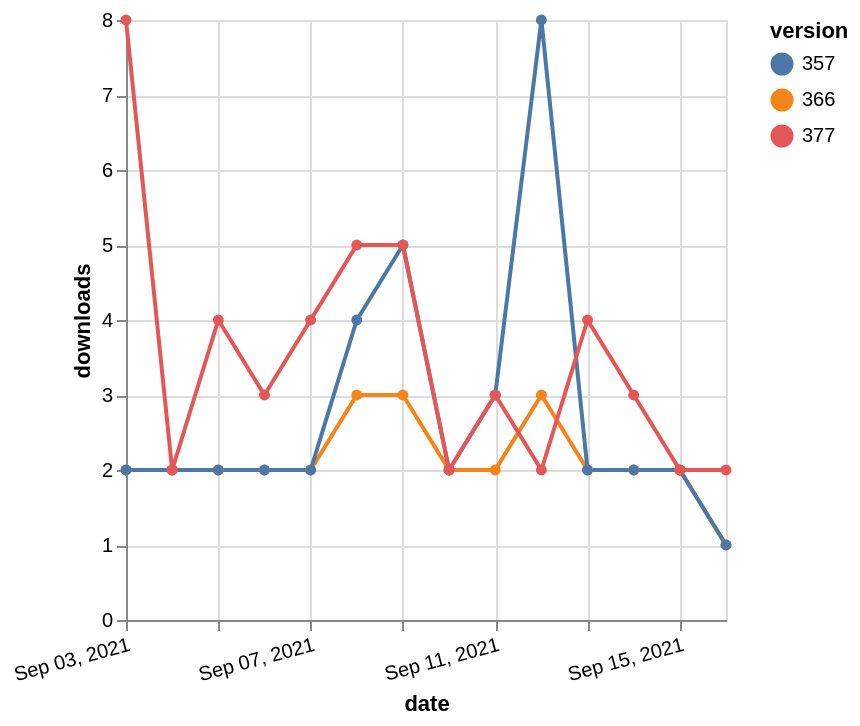

Write the Vega-Lite specification saved for this chart.
### Vega-Lite specification from a JSON file in a GitHub repository (floating-point values rounded to 4 significant figures)
{"$schema": "https://vega.github.io/schema/vega-lite/v5.json", "description": "A simple bar chart with embedded data.", "data": {"values": [{"date": "2021-09-03", "total": 2376, "delta": 2, "version": "366"}, {"date": "2021-09-04", "total": 2378, "delta": 2, "version": "366"}, {"date": "2021-09-05", "total": 2380, "delta": 2, "version": "366"}, {"date": "2021-09-06", "total": 2382, "delta": 2, "version": "366"}, {"date": "2021-09-07", "total": 2384, "delta": 2, "version": "366"}, {"date": "2021-09-08", "total": 2387, "delta": 3, "version": "366"}, {"date": "2021-09-09", "total": 2390, "delta": 3, "version": "366"}, {"date": "2021-09-10", "total": 2392, "delta": 2, "version": "366"}, {"date": "2021-09-11", "total": 2394, "delta": 2, "version": "366"}, {"date": "2021-09-12", "total": 2397, "delta": 3, "version": "366"}, {"date": "2021-09-13", "total": 2399, "delta": 2, "version": "366"}, {"date": "2021-09-14", "total": 2401, "delta": 2, "version": "366"}, {"date": "2021-09-15", "total": 2403, "delta": 2, "version": "366"}, {"date": "2021-09-16", "total": 2404, "delta": 1, "version": "366"}, {"date": "2021-09-03", "total": 3424, "delta": 2, "version": "357"}, {"date": "2021-09-04", "total": 3426, "delta": 2, "version": "357"}, {"date": "2021-09-05", "total": 3428, "delta": 2, "version": "357"}, {"date": "2021-09-06", "total": 3430, "delta": 2, "version": "357"}, {"date": "2021-09-07", "total": 3432, "delta": 2, "version": "357"}, {"date": "2021-09-08", "total": 3436, "delta": 4, "version": "357"}, {"date": "2021-09-09", "total": 3441, "delta": 5, "version": "357"}, {"date": "2021-09-10", "total": 3443, "delta": 2, "version": "357"}, {"date": "2021-09-11", "total": 3446, "delta": 3, "version": "357"}, {"date": "2021-09-12", "total": 3454, "delta": 8, "version": "357"}, {"date": "2021-09-13", "total": 3456, "delta": 2, "version": "357"}, {"date": "2021-09-14", "total": 3458, "delta": 2, "version": "357"}, {"date": "2021-09-15", "total": 3460, "delta": 2, "version": "357"}, {"date": "2021-09-16", "total": 3461, "delta": 1, "version": "357"}, {"date": "2021-09-03", "total": 3095, "delta": 8, "version": "377"}, {"date": "2021-09-04", "total": 3097, "delta": 2, "version": "377"}, {"date": "2021-09-05", "total": 3101, "delta": 4, "version": "377"}, {"date": "2021-09-06", "total": 3104, "delta": 3, "version": "377"}, {"date": "2021-09-07", "total": 3108, "delta": 4, "version": "377"}, {"date": "2021-09-08", "total": 3113, "delta": 5, "version": "377"}, {"date": "2021-09-09", "total": 3118, "delta": 5, "version": "377"}, {"date": "2021-09-10", "total": 3120, "delta": 2, "version": "377"}, {"date": "2021-09-11", "total": 3123, "delta": 3, "version": "377"}, {"date": "2021-09-12", "total": 3125, "delta": 2, "version": "377"}, {"date": "2021-09-13", "total": 3129, "delta": 4, "version": "377"}, {"date": "2021-09-14", "total": 3132, "delta": 3, "version": "377"}, {"date": "2021-09-15", "total": 3134, "delta": 2, "version": "377"}, {"date": "2021-09-16", "total": 3136, "delta": 2, "version": "377"}]}, "width": "container", "mark": {"type": "line", "point": {"filled": true}}, "encoding": {"x": {"field": "date", "type": "temporal", "timeUnit": "yearmonthdate", "title": "date", "axis": {"labelAngle": -15}}, "y": {"field": "delta", "type": "quantitative", "title": "downloads"}, "color": {"field": "version", "type": "nominal"}, "tooltip": {"field": "delta"}}}
